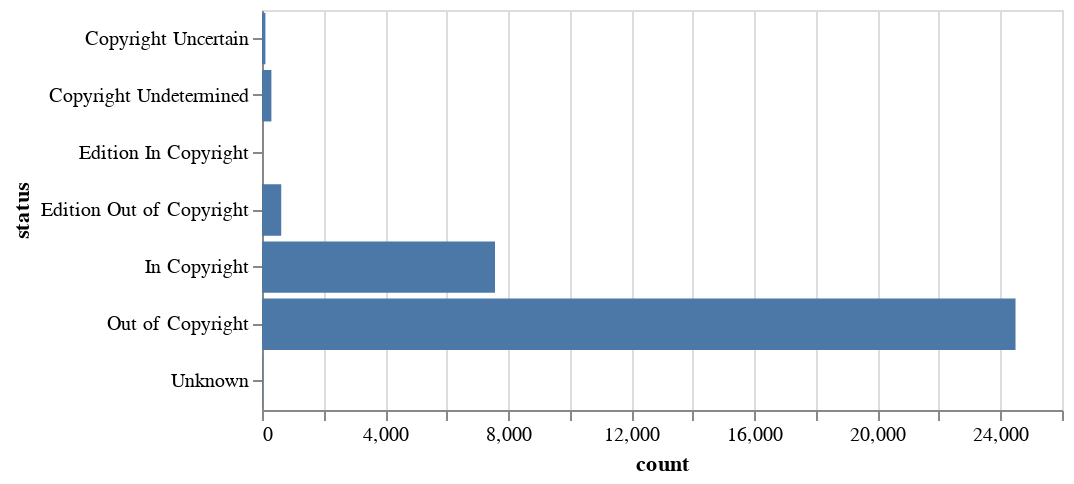

Source (notebook cell):
### Markdown cell above
Let's show the copyright status as a chart...

### Code cell
counts = df["copyright_status"].value_counts().to_frame().reset_index()
counts.columns = ["status", "count"]
alt.Chart(counts).mark_bar().encode(
    y="status:N", x="count", tooltip="count"
).properties(height=200)

### Figure 1 — Vega-Lite specification as saved in the notebook (floating-point values rounded to 4 significant figures)
{"config": {"view": {"continuousWidth": 400, "continuousHeight": 300}}, "data": {"name": "data-c180fc59f26ae14896009d8fd2074c2a"}, "mark": "bar", "encoding": {"tooltip": {"field": "count", "type": "quantitative"}, "x": {"field": "count", "type": "quantitative"}, "y": {"field": "status", "type": "nominal"}}, "height": 200, "$schema": "https://vega.github.io/schema/vega-lite/v4.17.0.json", "datasets": {"data-c180fc59f26ae14896009d8fd2074c2a": [{"status": "Out of Copyright", "count": 24490}, {"status": "In Copyright", "count": 7573}, {"status": "Edition Out of Copyright", "count": 625}, {"status": "Copyright Undetermined", "count": 305}, {"status": "Copyright Uncertain", "count": 111}, {"status": "Unknown", "count": 17}, {"status": "Edition In Copyright", "count": 4}]}}
